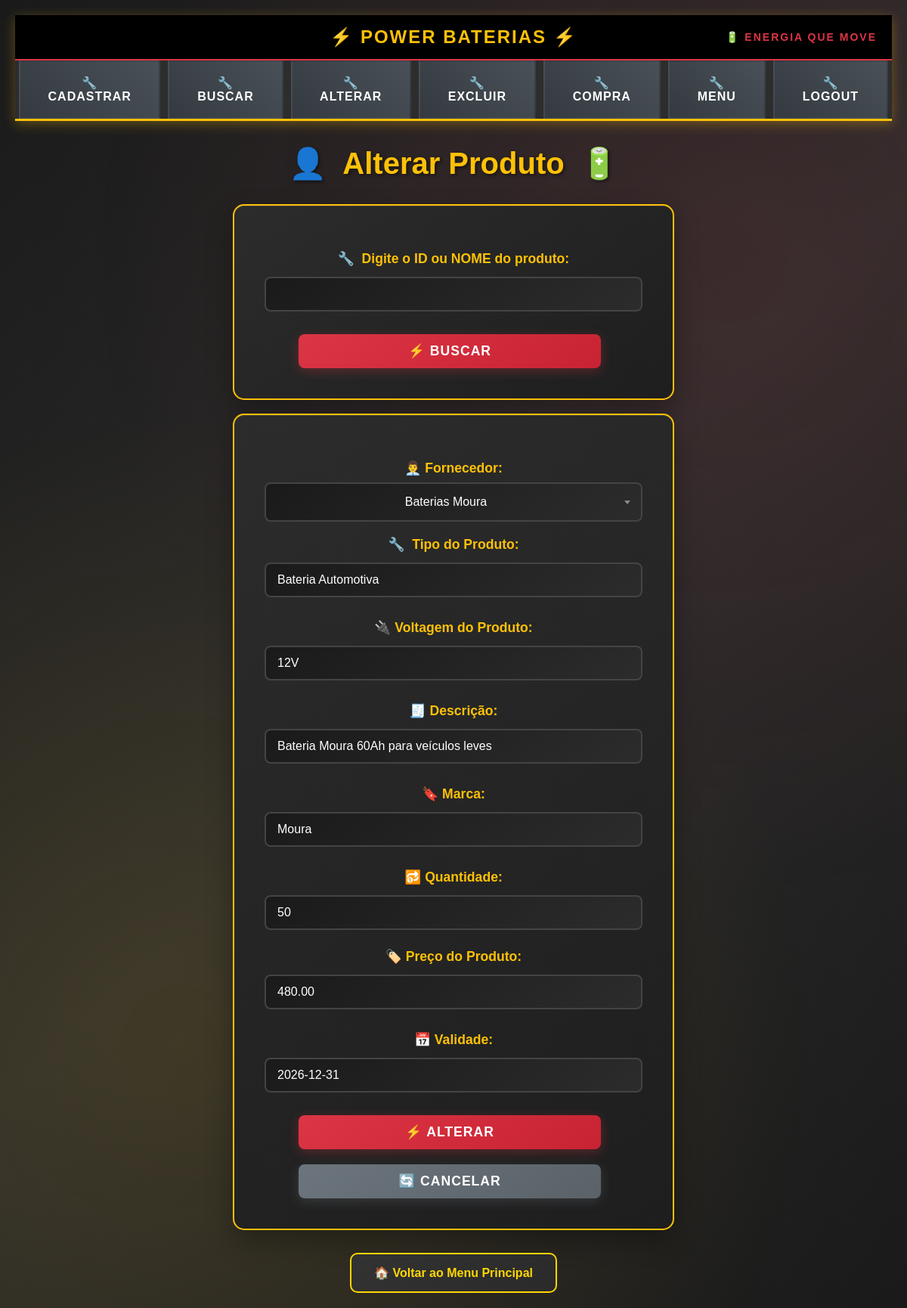
The page /Telas/alterar_produto.php?id=1 (signed in) on the database its author committed.
### tables this page shows
CREATE TABLE `produto` (
  `id_produto` int NOT NULL AUTO_INCREMENT,
  `id_fornecedor` int NOT NULL,
  `tipo` varchar(50) DEFAULT NULL,
  `voltagem` varchar(10) DEFAULT NULL,
  `descricao` text,
  `marca` varchar(50) DEFAULT NULL,
  `qtde` int DEFAULT NULL,
  `preco` decimal(10,2) DEFAULT NULL,
  `validade` date DEFAULT NULL,
  PRIMARY KEY (`id_produto`),
  KEY `fk_produto_id_fornecedor` (`id_fornecedor`),
  CONSTRAINT `fk_produto_id_fornecedor` FOREIGN KEY (`id_fornecedor`) REFERENCES `fornecedor`(`id_fornecedor`) ON DELETE CASCADE ON UPDATE CASCADE
);

### Telas/alterar_produto.php (the view, shortened to what this page needs)
<?php
require_once 'menudrop.php';
$produto = null;
if (!$produto && isset($_GET['id'])) {
    $id = intval($_GET['id']);
    $stmt = $pdo->prepare("SELECT * FROM produto WHERE id_produto = :id");
    $stmt->bindParam(':id', $id, PDO::PARAM_INT);
    $stmt->execute();
    $produto = $stmt->fetch(PDO::FETCH_ASSOC);
}
?>
<!DOCTYPE html>
<html lang="pt-BR">
<head>
<link href="https://cdn.jsdelivr.net/npm/select2@4.1.0-rc.0/dist/css/select2.min.css" rel="stylesheet" />
    <link rel="stylesheet" href="../CSS/cadastro.css">
</head>
<body>
<h2>Alterar Produto</h2>
<form action="alterar_produto.php" method="POST">
    <label for="busca_produto">Digite o ID ou NOME do produto:</label>
    <input type="text" id="busca_produto" name="busca_produto" required>
    <button type="submit">Buscar</button>
</form>
<?php if ($produto): ?>
    <form action="processa_alteracao_produto.php" method="POST">
        <label for="fornecedor">Fornecedor:</label>
        <label for="tipo">Tipo do Produto:</label>
        <input type="text" id="tipo" name="tipo" value="<?=htmlspecialchars($produto['tipo'])?>" required>
        <label for="voltagem">Voltagem do Produto:</label>
        <input type="text" id="voltagem" name="voltagem" value="<?=htmlspecialchars($produto['voltagem'])?>" required>
        <label for="descricao">Descrição:</label>
        <input type="text" id="descricao" name="descricao" value="<?=htmlspecialchars($produto['descricao'])?>" required>
        <label for="marca">Marca:</label>
        <input type="text" id="marca" name="marca" value="<?=htmlspecialchars($produto['marca'])?>" required>
        <label for="qtde">Quantidade:</label>
        <input type="number" id="qtde" name="qtde" value="<?=htmlspecialchars($produto['qtde'])?>" required>
        <label for="preco">Preço do Produto:</label>
        <input type="text" step="0.01" id="preco" name="preco" value="<?=htmlspecialchars($produto['preco'])?>" required>
        <label for="validade">Validade:</label>
        <input type="text" id="validade" name="validade" value="<?=htmlspecialchars($produto['validade'])?>" maxlength="10" placeholder="dd/mm/aaaa" onkeypress="data1(this, event)">
        <button type="submit">Alterar</button>
        <button type="reset">Cancelar</button>
    </form>
<?php endif; ?>
<a href="principal.php" class="back-btn">Voltar ao Menu Principal</a>
</body>
</html>

### CSS/styles.css (style rules this page uses)
body { font-family: Arial, sans-serif; background-color: #f4f4f4; text-align: center; }
input, button { width: 100%; padding: 10px; margin: 5px 0; }
form { width: 500px; margin: 50px auto; padding: 20px; background-color: #f9f9f9; border-radius: 10px; box-shadow: 0px 0px 10px rgba(0, 0, 0, 0.1); display: flex; flex-direction: column; align-items: center; }
label { display: block; font-weight: bold; margin-bottom: 5px; }
input[type="text"], input[type="email"], input[type="password"], select { width: 80%; padding: 8px; margin-bottom: 10px; border: 1px solid #ccc; border-radius: 5px; font-size: 16px; }
button { width: 80%; padding: 10px; background-color: #007bff; color: white; border: none; border-radius: 5px; font-size: 16px; cursor: pointer; transition: 0.3s; }

### CSS/cadastro.css (style rules this page uses)
body { font-family: 'Arial', sans-serif; background: linear-gradient(135deg, #1a1a1a 0%, #2c2c2c 50%, #1a1a1a 100%); color: #ffffff; margin: 0; padding: 20px; min-height: 100vh; background-attachment: fixed; }
body::before { content: ''; position: fixed; inset: 0; background-image: radial-gradient(circle at 20% 80%, rgba(255, 193, 7, 0.1) 0%, transparent 50%), radial-gradient(circle at 80% 20%, rgba(220, 53, 69, 0.1) 0%, transparent 50%); pointer-events: none; z-index: -1; }
h2 { text-align: center; color: #ffc107; font-size: 2.5em; margin-bottom: 30px; text-shadow: 2px 2px 4px rgba(0,0,0,0.5); font-weight: bold; }
h2::before { content: '🔋 '; margin-right: 10px; }
h2::after { content: ' ⚡'; margin-left: 10px; }
form { max-width: 600px; margin: 0 auto; background: linear-gradient(145deg, #2c2c2c, #1e1e1e); padding: 40px; border-radius: 15px; box-shadow: 0 15px 35px rgba(0,0,0,0.3), inset 0 1px 0 rgba(255,255,255,0.1); border: 2px solid #ffc107; }
label { display: block; margin-top: 20px; margin-bottom: 8px; color: #ffc107; font-weight: bold; font-size: 1.1em; }
label::before { content: '🔧 '; margin-right: 5px; }
input[type="text"], input[type="email"], input[type="date"], input[type="number"], input[type="password"] { width: 100%; padding: 12px 15px; border: 2px solid #444; border-radius: 8px; background: linear-gradient(145deg, #1a1a1a, #2c2c2c); color: #ffffff; font-size: 1em; transition: all 0.3s ease; box-sizing: border-box; }
button { padding: 12px 25px; border-radius: 8px; border: none; font-size: 1.1em; font-weight: bold; cursor: pointer; margin: 20px 10px 0 0; transition: all 0.3s ease; text-transform: uppercase; letter-spacing: 1px; }
button[type="submit"] { background: linear-gradient(145deg, #dc3545, #c82333); color: white; box-shadow: 0 4px 15px rgba(220, 53, 69, 0.3); }
button[type="submit"]::before { content: '⚡ '; }
button[type="reset"] { background: linear-gradient(145deg, #6c757d, #5a6268); color: white; box-shadow: 0 4px 15px rgba(108, 117, 125, 0.3); }
button[type="reset"]::before { content: '🔄 '; }
.back-btn { display: inline-block; margin-top: 30px; padding: 15px 30px; border-radius: 10px; text-decoration: none; background: linear-gradient(145deg, #333333, #2a2a2a); color: #FFD700; font-weight: bold; border: 2px solid #FFD700; transition: all 0.3s ease; font-size: 16px; }
.back-btn::before { content: "🏠 "; }
body::before { content: ''; position: fixed; top: 0; left: 0; right: 0; bottom: 0; background-image: radial-gradient(circle at 20% 80%, rgba(255, 193, 7, 0.1) 0%, transparent 50%), radial-gradient(circle at 80% 20%, rgba(220, 53, 69, 0.1) 0%, transparent 50%); pointer-events: none; z-index: -1; }
h2::before { content: '👤 '; margin-right: 10px; }
h2::after { content: ' 🔋'; margin-left: 10px; }
label[for="fornecedor"]::before { content: '👨‍💼'; margin-right: 5px; }
label[for="voltagem"]::before { content: '🔌'; margin-right: 5px; }
label[for="descricao"]::before { content: '🧾'; margin-right: 5px; }
label[for="marca"]::before { content: '🔖'; margin-right: 5px; }
label[for="preco"]::before { content: '🏷️'; margin-right: 5px; }
label[for="qtde"]::before { content: '🔂'; margin-right: 5px; }
label[for="validade"]::before { content: '📅'; margin-right: 5px; }
input[type="text"], input[type="email"], input[type="password"], input[type="number"] { width: 100%; padding: 12px 15px; border: 2px solid #444; border-radius: 8px; background: linear-gradient(145deg, #1a1a1a, #2c2c2c); color: #ffffff; font-size: 1em; transition: all 0.3s ease; box-sizing: border-box; }

### Telas/menudrop.php (style rules this page uses)
body { margin: 0; padding: 0; background: linear-gradient(135deg, #2c3e50 0%, #34495e 100%); min-height: 100vh; }

### rows shown on the page
produto: tipo "Bateria Automotiva", voltagem "12V", descricao "Bateria Moura 60Ah para veículos leves", marca "Moura", qtde "50", preco "480.00", validade "2026-12-31"

### other values the page prints
$categoria "CADASTRAR"
$categoria "BUSCAR"
$categoria "ALTERAR"
$categoria "EXCLUIR"
$categoria "COMPRA"
$categoria "MENU"
$categoria "LOGOUT"
